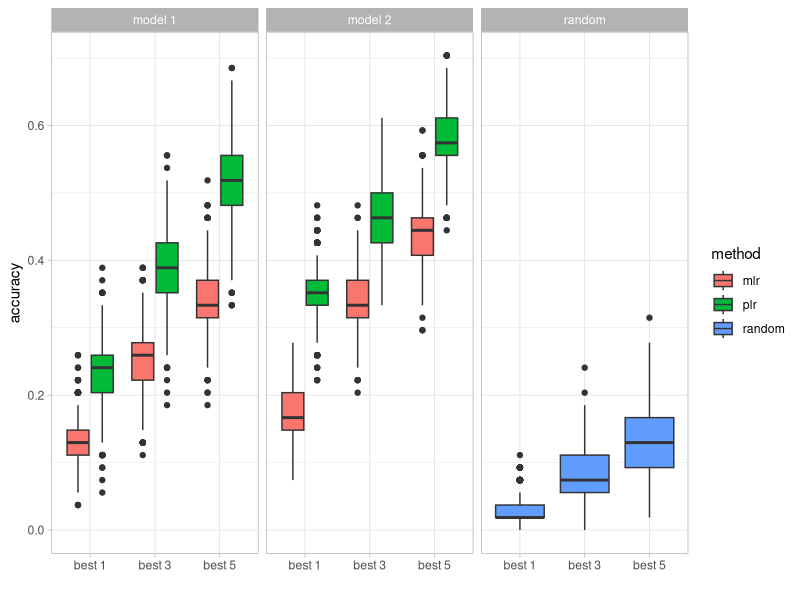

This figure's R source:
# Title: Plot Figure 5
# 
# Description:
#
# Requirement:
#   Packages: ggplot, dplyr
#


library(ggplot2)
library(dplyr)

dt <- read.csv("./results/cluster_assgn_acc.csv")



## ******* Create boxplot *******
## ******************************
dt %>% ggplot() +
  geom_boxplot(aes(x = K, y = acc, fill = method)) +
  facet_wrap(~model) +
  labs(x = "", y = "accuracy") +
  theme_light()
#